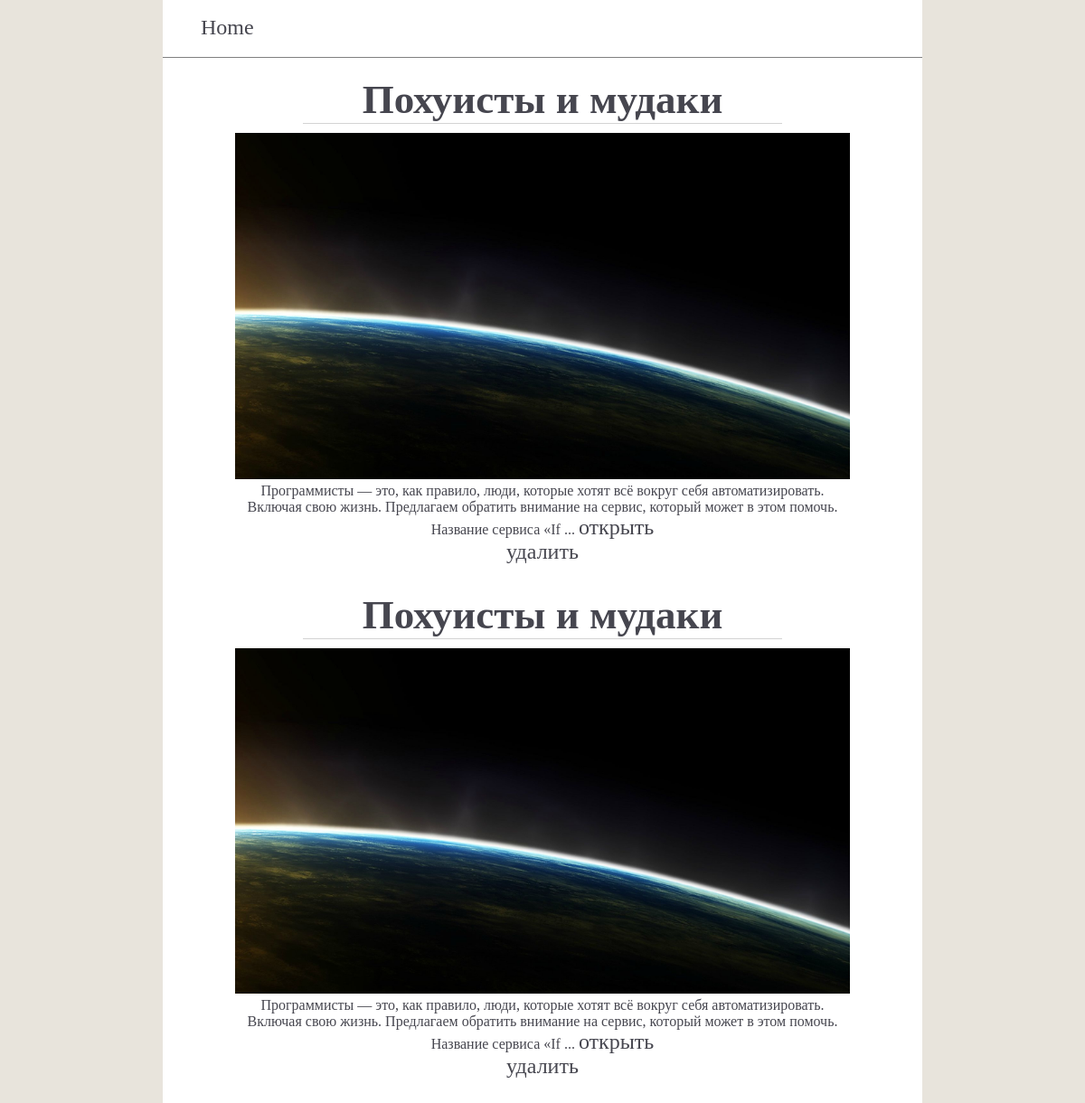
/index, run on the app's committed database.
### app/models.py (models this page shows, shortened)
class Post(db.Model):
    id = db.Column(db.Integer, primary_key=True)
    user_id = db.Column(db.Integer, db.ForeignKey("user.id"))
    title = db.Column(db.String(256), index=True)
    body = db.Column(db.String(10000))
    comment = db.relationship("Comment", backref="post", lazy="dynamic")

### app/views.py (the view)
@app.route("/")
@app.route("/index")
def index():
    posts = Post.query.filter_by(master=User.query.filter_by(username=admin_username).first()).all()
    return render_template("index/index.html", posts=posts)

### app/templates/index/index.html (shortened to what this page needs)
{% extends "base.html" %}
{% block css %}
    <link rel="stylesheet" type="text/css" href="{{ url_for("static", filename="css/index/index.css") }}">
{% endblock %}
{% block content %}
    <div class="post_wrapper">
        {% for post in posts %}
            <div class="post">
                <div class="title">
                    <a href="{{ url_for("post", id=post.id) }}">{{ post.title }}</a>
                </div>
                <img src="/static/img/{{ post.id }}/img.jpeg">
                <div class="body">
                    {% if post.body|length > 200 %}
                        {{ post.body[:200] + "..." }}
                        <a href="{{ url_for("post", id=post.id) }}">открыть</a>
                    {% else %}
                        {{ post.body }}
                    {% endif %}
                </div>
                <a href="{{ url_for("remove_post", id=post.id ) }}">удалить</a>
            </div>
        {% endfor %}
    </div>
{% endblock %}

### app/static/css/base.css (style rules this page uses)
* { padding: 0; margin: 0; }
body { background: #E8E4DC; color: #46464F; }
a, a:visited { font-size: 1.5em; text-decoration: none; color: #46464F; }

### app/static/css/index/index.css (style rules this page uses)
img { max-width: 90%; max-height: : 100px; min-height: 150px; }
.post_wrapper { width: 90%; margin-right: auto; margin-left: auto; text-align: center; }
.post { margin-bottom: 30px; font-size: 16px; }
.title { width: 70%; margin-right: auto; margin-left: auto; margin-bottom: 10px; font-size: 30px; font-weight: bold; border-bottom: 1px solid lightgray; }
.body { max-width: 90%; margin-right: auto; margin-left: auto; }

### data on the page
Post: title "Похуисты и мудаки", body "Программисты — это, как правило, люди, которые хотят всё вокруг себя автоматизировать. Включая свою жизнь. Предлагаем обратить внимание на сервис, который может в этом помочь. Название сервиса «If ..."
Post: title "Похуисты и мудаки", body "Программисты — это, как правило, люди, которые хотят всё вокруг себя автоматизировать. Включая свою жизнь. Предлагаем обратить внимание на сервис, который может в этом помочь. Название сервиса «If ..."
